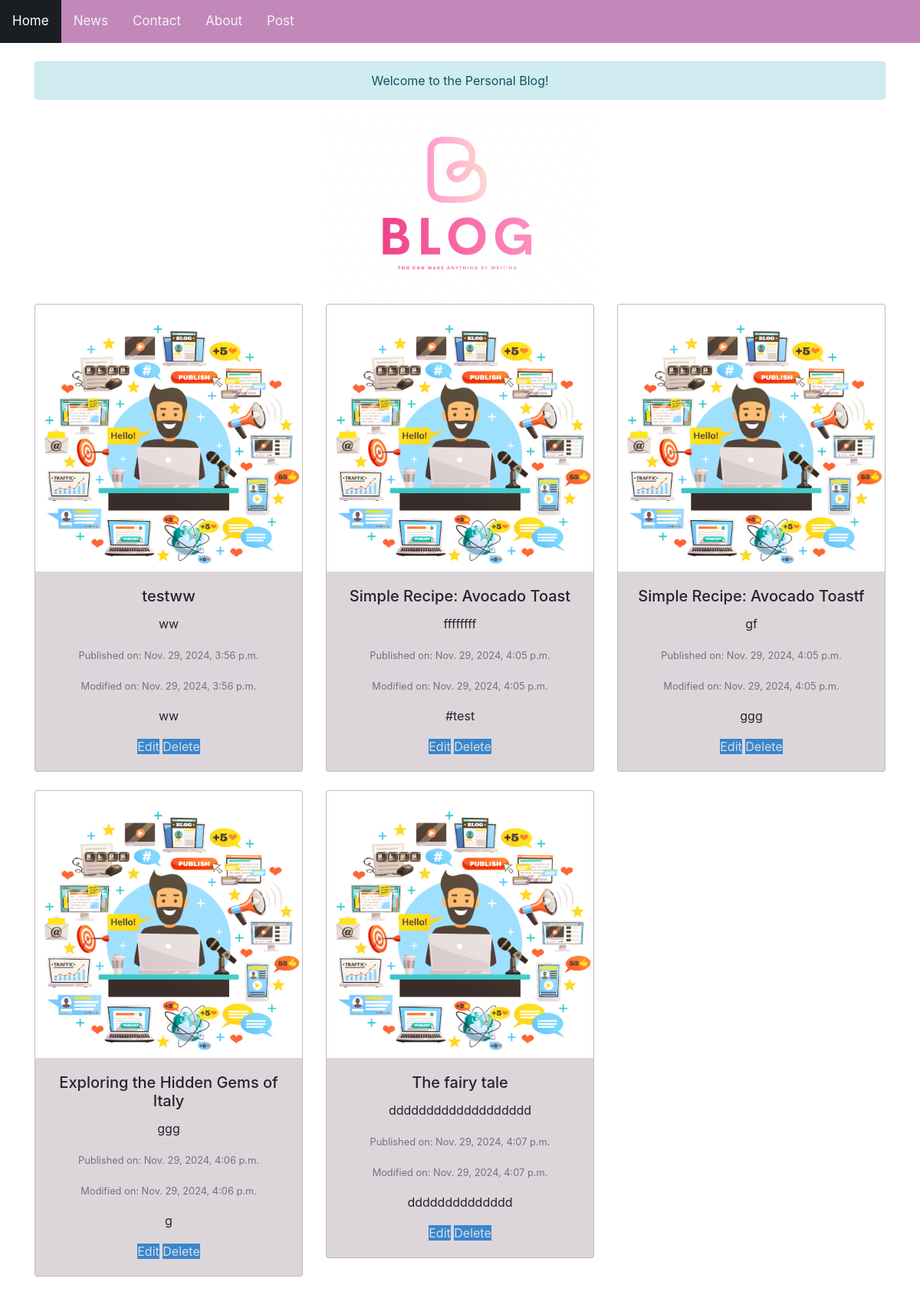
The page / on the database its author committed.
### blogging/models.py (models this page shows)
class Article(models.Model):
    id = models.AutoField(primary_key=True)
    article_name = models.CharField(max_length=200)
    description = models.TextField()
    image = models.ImageField(upload_to = '', null=True)
    pub_date = models.DateTimeField(auto_now=True)
    last_modified = models.DateTimeField(auto_now=True)
    tags = models.CharField(max_length=200)

### blogging/views.py (the view)
# urls.py: path('',views.getArticle, name="get_article"),
def getArticle(request):
    article = Article.objects.all()
    messages.success(request,"Welcome to the Personal Blog!")
    context = {'data' : article}
    return render(request,'index.html',context)

### blogging/templates/index.html (shortened to what this page needs)
{% load static %}
<!DOCTYPE html>
<html lang="en">
<head>
    <link rel="stylesheet" href="https://stackpath.bootstrapcdn.com/bootstrap/4.3.1/css/bootstrap.min.css">
    <link rel="stylesheet" href="{% static 'css/index.css' %}">
</head>
<body>
  <div class="topnav" id="myTopnav">
    <a href="/" class="active">Home</a>
    <a href="#news">News</a>
    <a href="#contact">Contact</a>
    <a href="#about">About</a>
    <a href="{% url 'add_article' %}">Post</a>
  </div>
  <div class="container mt-4">
    {% if messages %}
      <div class="alert alert-info" role="alert">
        {% for message in messages %}
          {{ message }}
        {% endfor %}
      </div>
    {% endif %}
    <img class="logo img-fluid" src="{% static 'images/blog.png' %}" alt="Blog">
    {% if data %}
      <div class="row">
        {% for p in data %}
          <div class="col-md-4 mb-4">
            <div class="card">
              <img src="{% if p.image %}{{ p.image.url }}{% else %}{% static 'images/default.png' %}{% endif %}" class="card-img-top" alt="{{ p.article_name }}">
              <div class="card-body">
                <h5 class="card-title">{{ p.article_name }}</h5>
                <p class="card-text">{{ p.description }}</p>
                <p class="card-text"><small class="text-muted">Published on: {{ p.pub_date }}</small></p>
                <p class="card-text"><small class="text-muted">Modified on: {{ p.last_modified }}</small></p>
                <p class="card-text">{{ p.tags }}</p>
                <a href="{% url 'edit_article' p.id %}" class="btn-edit">Edit</a>
                <a href="{% url 'delete_article' p.id %}" class="btn-delete">Delete</a>
              </div>
            </div>
          </div>
        {% endfor %}
      </div>
    {% endif %}
  </div>
</body>
</html>

### blogging/static/css/index.css (style rules this page uses)
body { background-color: #ffffff; }
.container { text-align: center; justify-content: center; align-items: center; margin-top: 10px; }
.logo { max-width: 350px; }
.topnav { background-color: #c388ba; overflow: hidden; }
.topnav a { float: left; display: block; color: #f2f2f2; text-align: center; padding: 15px 16px; text-decoration: none; font-size: 17px; }
.topnav a.active { background-color: #1b1e21; color: white; }
.card { flex-direction: row; display: block; background-color: #dcd6db; }
.btn-edit { background-color:#3886CE; color: #ddd; }
.btn-delete { background-color:#3886CE; color: #ddd; }

### rows shown on the page
Article: article_name "testww", description "ww", pub_date "Nov. 29, 2024, 3:56 p.m.", last_modified "Nov. 29, 2024, 3:56 p.m.", tags "ww"
Article: article_name "Simple Recipe: Avocado Toast", description "ffffffff", pub_date "Nov. 29, 2024, 4:05 p.m.", last_modified "Nov. 29, 2024, 4:05 p.m.", tags "#test"
Article: image (placeholder picture), article_name "Simple Recipe: Avocado Toastf", description "gf", pub_date "Nov. 29, 2024, 4:05 p.m.", last_modified "Nov. 29, 2024, 4:05 p.m.", tags "ggg"
Article: image (placeholder picture), article_name "Exploring the Hidden Gems of Italy", description "ggg", pub_date "Nov. 29, 2024, 4:06 p.m.", last_modified "Nov. 29, 2024, 4:06 p.m.", tags "g"
Article: image (placeholder picture), article_name "The fairy tale", description "ddddddddddddddddddd", pub_date "Nov. 29, 2024, 4:07 p.m.", last_modified "Nov. 29, 2024, 4:07 p.m.", tags "dddddddddddddd"

### other values the page prints
{{ message }} "Welcome to the Personal Blog!"
